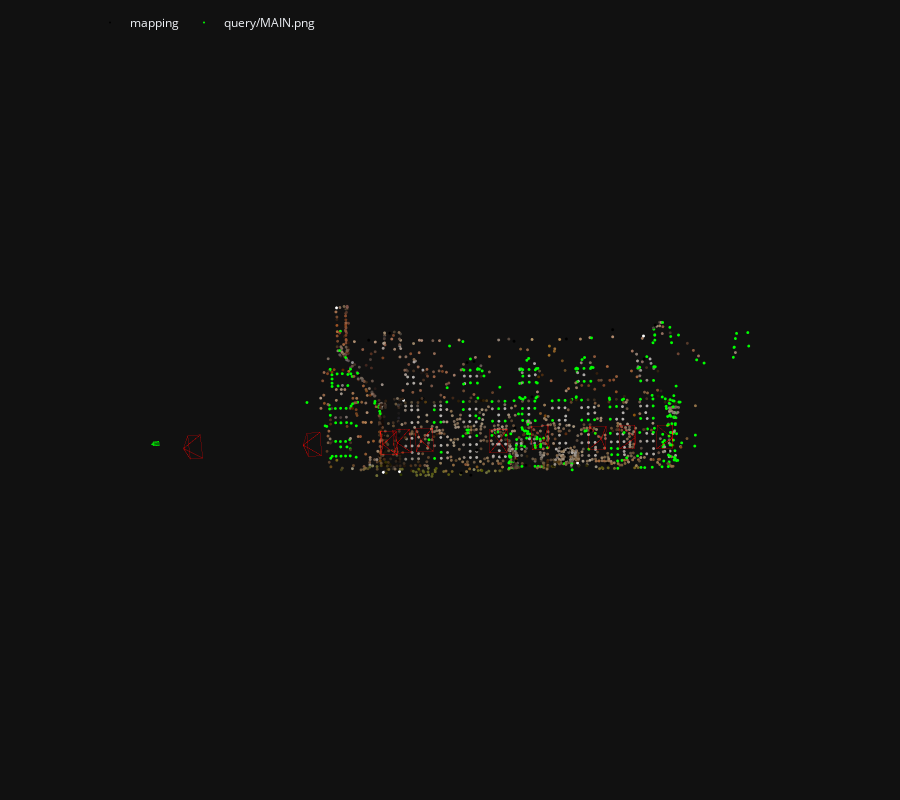

Source (notebook cell):
### Code cell
pose = pycolmap.Image(cam_from_world=ret['cam_from_world'])
viz_3d.plot_camera_colmap(fig, pose, camera, color='rgba(0,255,0,0.5)', name=QI, fill=True)
# visualize 2D-3D correspodences
inl_3d = np.array([model.points3D[pid].xyz for pid in np.array(log['points3D_ids'])[ret['inliers']]])
viz_3d.plot_points(fig, inl_3d, color="lime", ps=1, name=QI)
fig.show()

### Figure 1 — Plotly figure (JSON) as saved in the notebook; plotly's stock layout.template omitted (floating-point values rounded to 4 significant figures; data arrays with more than 128 entries replaced by an {"elided": "..."} marker saying what was removed)
{"data": [{"legendgroup": "mapping", "marker": {"color": {"elided": "1625x3 int values"}, "line": {"width": 0}, "size": 1}, "mode": "markers", "name": "mapping", "type": "scatter3d", "x": {"elided": "1625 float values"}, "y": {"elided": "1625 float values"}, "z": {"elided": "1625 float values"}}, {"hovertemplate": "Image(image_id=1, camera_id=1, name=\"7Cam1.png\", triangulated=865/1339)", "legendgroup": "mapping", "line": {"color": "rgba(255,0,0,0.5)", "width": 1}, "mode": "lines", "name": "1", "showlegend": false, "type": "scatter3d", "x": [4.883, 4.566, 4.898, 4.883, 4.898, 4.888, 4.883, 4.888, 4.556, 4.883, 4.556, 4.566], "y": [-0.01219, -0.2731, -0.2718, -0.01219, -0.2718, 0.2199, -0.01219, 0.2199, 0.2187, -0.01219, 0.2187, -0.2731], "z": [0.9386, 1.169, 1.331, 0.9386, 1.331, 1.348, 0.9386, 1.348, 1.186, 0.9386, 1.186, 1.169]}, {"hovertemplate": "Image(image_id=2, camera_id=2, name=\"7Cam10.png\", triangulated=520/1109)", "legendgroup": "mapping", "line": {"color": "rgba(255,0,0,0.5)", "width": 1}, "mode": "lines", "name": "2", "showlegend": false, "type": "scatter3d", "x": [-5.438, -5.348, -5.085, -5.438, -5.085, -5.033, -5.438, -5.033, -5.296, -5.438, -5.296, -5.348], "y": [0.203, -0.04521, -0.07923, 0.203, -0.07923, 0.41, 0.203, 0.41, 0.4441, 0.203, 0.4441, -0.04521], "z": [0.9065, 1.297, 1.04, 0.9065, 1.04, 1.029, 0.9065, 1.029, 1.286, 0.9065, 1.286, 1.297]}, {"hovertemplate": "Image(image_id=3, camera_id=3, name=\"7Cam2.png\", triangulated=988/1104)", "legendgroup": "mapping", "line": {"color": "rgba(255,0,0,0.5)", "width": 1}, "mode": "lines", "name": "3", "showlegend": false, "type": "scatter3d", "x": [2.183, 1.908, 2.265, 2.183, 2.265, 2.286, 2.183, 2.286, 1.928, 2.183, 1.928, 1.908], "y": [-0.03287, -0.2916, -0.3138, -0.03287, -0.3138, 0.1763, -0.03287, 0.1763, 0.1985, -0.03287, 0.1985, -0.2916], "z": [-0.0739, 0.2049, 0.2933, -0.0739, 0.2933, 0.3338, -0.0739, 0.3338, 0.2455, -0.0739, 0.2455, 0.2049]}, {"hovertemplate": "Image(image_id=4, camera_id=4, name=\"7Cam3.png\", triangulated=921/1440)", "legendgroup": "mapping", "line": {"color": "rgba(255,0,0,0.5)", "width": 1}, "mode": "lines", "name": "4", "showlegend": false, "type": "scatter3d", "x": [-1.225, -1.279, -0.9329, -1.225, -0.9329, -0.9238, -1.225, -0.9238, -1.27, -1.225, -1.27, -1.279], "y": [0.1324, -0.1292, -0.1302, 0.1324, -0.1302, 0.3615, 0.1324, 0.3615, 0.3625, 0.1324, 0.3625, -0.1292], "z": [1.165, 1.553, 1.424, 1.165, 1.424, 1.444, 1.165, 1.444, 1.573, 1.165, 1.573, 1.553]}, {"hovertemplate": "Image(image_id=5, camera_id=5, name=\"7Cam4.png\", triangulated=918/1070)", "legendgroup": "mapping", "line": {"color": "rgba(255,0,0,0.5)", "width": 1}, "mode": "lines", "name": "5", "showlegend": false, "type": "scatter3d", "x": [-0.9193, -1.019, -0.6652, -0.9193, -0.6652, -0.6252, -0.9193, -0.6252, -0.9791, -0.9193, -0.9791, -1.019], "y": [0.03051, -0.2175, -0.2439, 0.03051, -0.2439, 0.2465, 0.03051, 0.2465, 0.2729, 0.03051, 0.2729, -0.2175], "z": [-0.131, 0.256, 0.1541, -0.131, 0.1541, 0.1657, -0.131, 0.1657, 0.2676, -0.131, 0.2676, 0.256]}, {"hovertemplate": "Image(image_id=6, camera_id=6, name=\"7Cam5.png\", triangulated=670/817)", "legendgroup": "mapping", "line": {"color": "rgba(255,0,0,0.5)", "width": 1}, "mode": "lines", "name": "6", "showlegend": false, "type": "scatter3d", "x": [-2.909, -2.832, -2.554, -2.909, -2.554, -2.52, -2.909, -2.52, -2.798, -2.909, -2.798, -2.832], "y": [0.09412, -0.1347, -0.1681, 0.09412, -0.1681, 0.3221, 0.09412, 0.3221, 0.3554, 0.09412, 0.3554, -0.1347], "z": [0.1715, 0.5755, 0.3348, 0.1715, 0.3348, 0.3061, 0.1715, 0.3061, 0.5468, 0.1715, 0.5468, 0.5755]}, {"hovertemplate": "Image(image_id=7, camera_id=7, name=\"7Cam6.png\", triangulated=739/864)", "legendgroup": "mapping", "line": {"color": "rgba(255,0,0,0.5)", "width": 1}, "mode": "lines", "name": "7", "showlegend": false, "type": "scatter3d", "x": [4.11, 3.772, 4.092, 4.11, 4.092, 4.093, 4.11, 4.093, 3.773, 4.11, 3.773, 3.772], "y": [-0.1056, -0.3467, -0.3437, -0.1056, -0.3437, 0.1484, -0.1056, 0.1484, 0.1454, -0.1056, 0.1454, -0.3467], "z": [-0.5724, -0.3512, -0.1672, -0.5724, -0.1672, -0.177, -0.5724, -0.177, -0.3609, -0.5724, -0.3609, -0.3512]}, {"hovertemplate": "Image(image_id=8, camera_id=8, name=\"7Cam7.png\", triangulated=984/1236)", "legendgroup": "mapping", "line": {"color": "rgba(255,0,0,0.5)", "width": 1}, "mode": "lines", "name": "8", "showlegend": false, "type": "scatter3d", "x": [3.387, 3.13, 3.489, 3.387, 3.489, 3.481, 3.387, 3.481, 3.121, 3.387, 3.121, 3.13], "y": [-0.02388, -0.2821, -0.2784, -0.02388, -0.2784, 0.2136, -0.02388, 0.2136, 0.2099, -0.02388, 0.2099, -0.2821], "z": [0.3606, 0.6578, 0.7425, 0.3606, 0.7425, 0.7553, 0.3606, 0.7553, 0.6707, 0.3606, 0.6707, 0.6578]}, {"hovertemplate": "Image(image_id=9, camera_id=9, name=\"7Cam8.png\", triangulated=715/843)", "legendgroup": "mapping", "line": {"color": "rgba(255,0,0,0.5)", "width": 1}, "mode": "lines", "name": "9", "showlegend": false, "type": "scatter3d", "x": [-0.4195, -0.5344, -0.1727, -0.4195, -0.1727, -0.1631, -0.4195, -0.1631, -0.5248, -0.4195, -0.5248, -0.5344], "y": [-0.112, -0.3497, -0.3579, -0.112, -0.3579, 0.1341, -0.112, 0.1341, 0.1424, -0.112, 0.1424, -0.3497], "z": [-2.024, -1.635, -1.709, -2.024, -1.709, -1.717, -2.024, -1.717, -1.643, -2.024, -1.643, -1.635]}, {"hovertemplate": "Image(image_id=10, camera_id=10, name=\"7Cam9.png\", triangulated=1029/1263)", "legendgroup": "mapping", "line": {"color": "rgba(255,0,0,0.5)", "width": 1}, "mode": "lines", "name": "10", "showlegend": false, "type": "scatter3d", "x": [1.232, 1.027, 1.395, 1.232, 1.395, 1.398, 1.232, 1.398, 1.029, 1.232, 1.029, 1.027], "y": [0.02952, -0.2093, -0.2106, 0.02952, -0.2106, 0.2815, 0.02952, 0.2815, 0.2828, 0.02952, 0.2828, -0.2093], "z": [0.4244, 0.774, 0.7949, 0.4244, 0.7949, 0.786, 0.4244, 0.786, 0.7651, 0.4244, 0.7651, 0.774]}, {"color": "rgba(0,255,0,0.5)", "hovertemplate": "Image(image_id=Invalid, camera_id=Invalid, name=\"\", triangulated=0/0)", "i": [0, 0, 0, 0], "j": [1, 2, 3, 4], "k": [2, 3, 4, 1], "legendgroup": "query/MAIN.png", "name": "query/MAIN.png", "showlegend": false, "type": "mesh3d", "x": [-6.119, -6.07, -5.958, -5.948, -6.059, -6.07], "y": [-0.001913, -0.05256, -0.06597, 0.02646, 0.03987, -0.05256], "z": [-1.457, -1.278, -1.372, -1.373, -1.279, -1.278]}, {"hovertemplate": "Image(image_id=Invalid, camera_id=Invalid, name=\"\", triangulated=0/0)", "legendgroup": "query/MAIN.png", "line": {"color": "rgba(0,255,0,0.5)", "width": 1}, "mode": "lines", "name": "query/MAIN.png", "showlegend": false, "type": "scatter3d", "x": [-6.119, -6.07, -5.958, -6.119, -5.958, -5.948, -6.119, -5.948, -6.059, -6.119, -6.059, -6.07], "y": [-0.001913, -0.05256, -0.06597, -0.001913, -0.06597, 0.02646, -0.001913, 0.02646, 0.03987, -0.001913, 0.03987, -0.05256], "z": [-1.457, -1.278, -1.372, -1.457, -1.372, -1.373, -1.457, -1.373, -1.279, -1.457, -1.279, -1.278]}, {"legendgroup": "query/MAIN.png", "marker": {"color": "lime", "line": {"width": 0}, "size": 1}, "mode": "markers", "name": "query/MAIN.png", "type": "scatter3d", "x": {"elided": "374 float values"}, "y": {"elided": "374 float values"}, "z": {"elided": "374 float values"}}], "layout": {"height": 800, "legend": {"orientation": "h", "x": 0.1, "xanchor": "left", "y": 0.99, "yanchor": "top"}, "margin": {"b": 0, "l": 0, "pad": 0, "r": 0, "t": 0}, "scene": {"aspectmode": "data", "camera": {"eye": {"x": 0, "y": -0.1, "z": -2}, "projection": {"type": "orthographic"}, "up": {"x": 0, "y": -1, "z": 0}}, "dragmode": "orbit", "xaxis": {"autorange": true, "showbackground": false, "showgrid": false, "showline": false, "showticklabels": true, "visible": false}, "yaxis": {"autorange": true, "showbackground": false, "showgrid": false, "showline": false, "showticklabels": true, "visible": false}, "zaxis": {"autorange": true, "showbackground": false, "showgrid": false, "showline": false, "showticklabels": true, "visible": false}}}}
